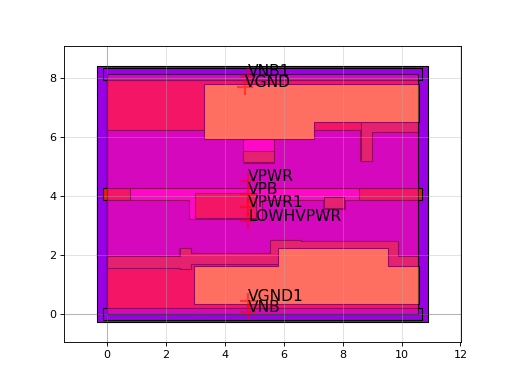

This figure's Python source:
import sky130

c = sky130.components.sky130_fd_sc_hvl__lsbufhv2hv_lh_1()
c.plot()
